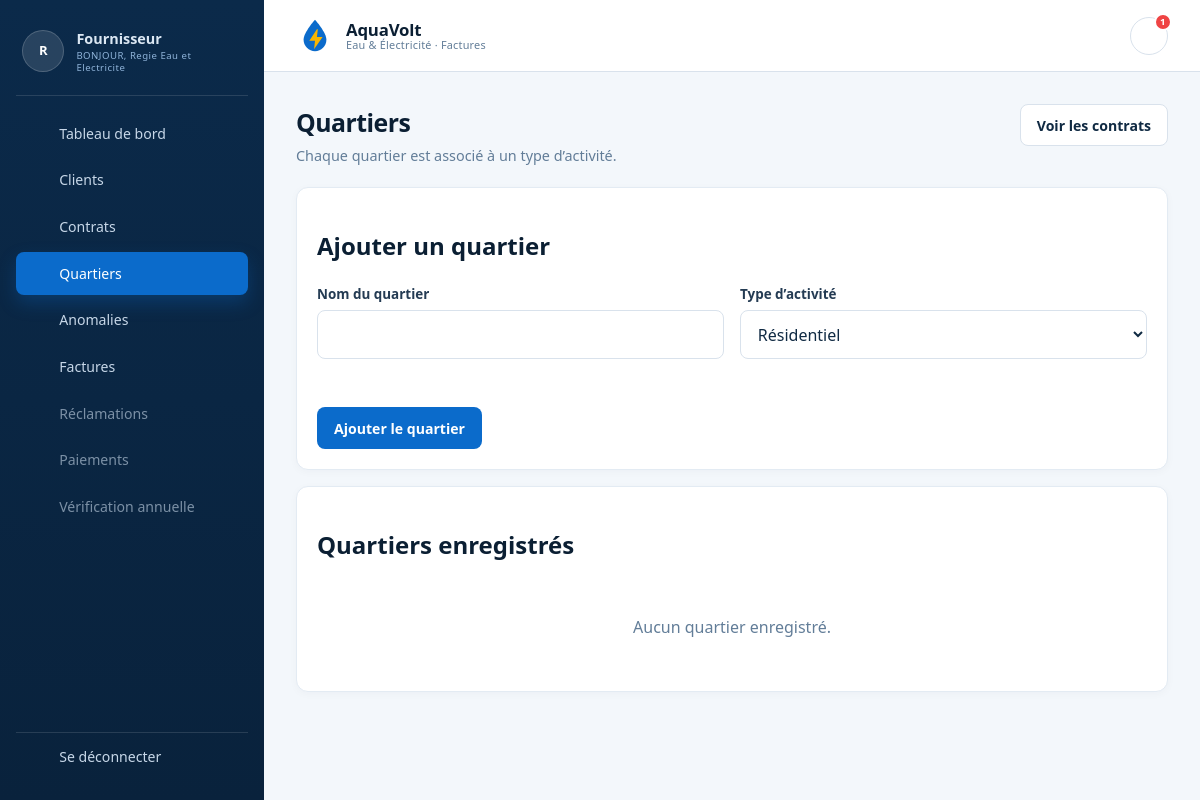
The app's page /Quartier/all (signed in), older data.
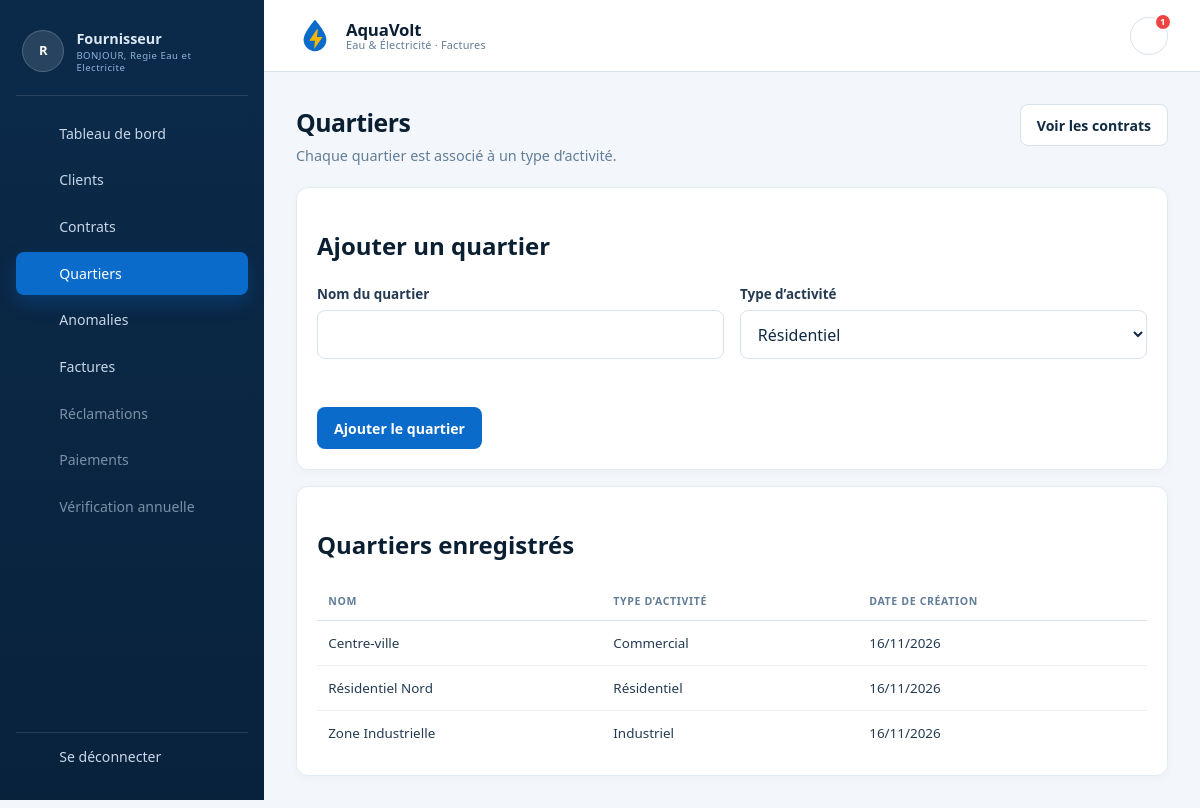
The same page, newer data.
### tables this page shows
CREATE TABLE quartier (
  id_quartier INT UNSIGNED NOT NULL AUTO_INCREMENT,
  nom VARCHAR(100) NOT NULL,
  type_activite ENUM('RESIDENTIEL', 'COMMERCIAL', 'INDUSTRIEL') NOT NULL,
  date_creation DATETIME NOT NULL DEFAULT CURRENT_TIMESTAMP,
  PRIMARY KEY (id_quartier),
  UNIQUE KEY uk_quartier_nom_activite (nom, type_activite)
);

### Traitement/Quartier.php (called while the page is built, shortened)
<?php
require_once __DIR__ . '/../BD/Quartier.php';
function quartier_all($id = null): void
{
    $quartiers = quartier_lister();
    require ROOT . 'IHM/quartier/index.php';
}

### index.php (called while the page is built, shortened)
<?php
require_once ROOT . 'config/app.php';
require_once ROOT . 'BD/Connexion.php';
$url = trim((string) ($_GET['url'] ?? ''), '/');
$segments = $url === '' ? [] : explode('/', $url);
$controller = ucfirst(strtolower($segments[0] ?? 'Home'));
$action = strtolower($segments[1] ?? 'index');
$id = $segments[2] ?? null;
$function = strtolower($controller) . '_' . $action;
$function($id);

### BD/Connexion.php (called while the page is built, shortened)
<?php
function pdo(): PDO
{
    static $pdo = null;
    if ($pdo instanceof PDO) {
        return $pdo;
    }
    $config = require ROOT . 'config/database.php';
    $dsn = sprintf(
        'mysql:host=%s;port=%d;dbname=%s;charset=%s',
        $config['host'],
        (int) $config['port'],
        $config['dbname'],
        $config['charset'] ?? 'utf8mb4'
    );
    $pdo = new PDO($dsn, $config['user'], $config['pass'], [
        PDO::ATTR_ERRMODE => PDO::ERRMODE_EXCEPTION,
        PDO::ATTR_DEFAULT_FETCH_MODE => PDO::FETCH_ASSOC,
        PDO::ATTR_EMULATE_PREPARES => false,
    ]);
    return $pdo;
}

### BD/Quartier.php (called while the page is built, shortened)
<?php
final class QuartierBD
{
    public function lister(): array
    {
        return $this->pdo
            ->query('SELECT id_quartier, nom, type_activite, date_creation
                     FROM quartier
                     ORDER BY nom, type_activite')
            ->fetchAll(PDO::FETCH_ASSOC);
    }
}
function quartier_bd(): QuartierBD
{
    return new QuartierBD(pdo());
}
function quartier_lister(): array
{
    return quartier_bd()->lister();
}

### IHM/quartier/index.php (the view, shortened to what this page needs)
<?php
$types = [
    'RESIDENTIEL' => 'Résidentiel',
    'COMMERCIAL' => 'Commercial',
    'INDUSTRIEL' => 'Industriel',
];
?>
<?php require ROOT . 'IHM/layout/header.php'; ?>
<div class="page-head">
    <div>
        <h1>Quartiers</h1>
        <p>Chaque quartier est associé à un type d’activité.</p>
    </div>
    <div class="page-head-actions">
        <a class="button button-secondary" href="<?= e(url('Contrat/all')) ?>">Voir les contrats</a>
    </div>
</div>
<section class="card">
    <h2>Ajouter un quartier</h2>
    <form method="post" action="<?= e(url('Quartier/add')) ?>" class="form">
        <div class="form-grid">
            <div class="form-group">
                <label for="nom">Nom du quartier</label>
                <input type="text" id="nom" name="nom" maxlength="100" required>
            </div>
            <div class="form-group">
                <label for="type_activite">Type d’activité</label>
                <select id="type_activite" name="type_activite" required>
                    <?php foreach ($types as $code => $libelle): ?>
                        <option value="<?= e($code) ?>"><?= e($libelle) ?></option>
                    <?php endforeach; ?>
                </select>
            </div>
        </div>
        <div class="form-actions">
            <button class="button" type="submit">Ajouter le quartier</button>
        </div>
    </form>
</section>
<section class="card">
    <h2>Quartiers enregistrés</h2>
    <?php if ($quartiers === []): ?>
        <div class="empty-state">Aucun quartier enregistré.</div>
    <?php else: ?>
        <div class="table-wrap">
            <table class="table">
                <thead>
                    <tr>
                        <th>Nom</th>
                        <th>Type d’activité</th>
                        <th>Date de création</th>
                    </tr>
                </thead>
                <tbody>
                <?php foreach ($quartiers as $quartier): ?>
                    <tr>
                        <td><?= e($quartier['nom']) ?></td>
                        <td><?= e($types[$quartier['type_activite']] ?? $quartier['type_activite']) ?></td>
                        <td><?= e(format_date_fr($quartier['date_creation'])) ?></td>
                    </tr>
                <?php endforeach; ?>
                </tbody>
            </table>
        </div>
    <?php endif; ?>
</section>
<?php require ROOT . 'IHM/layout/footer.php'; ?>

Row changes from the older to the newer data that the page shows:
added quartier: nom "Centre-ville", type_activite "Commercial", date_creation "16/11/2026"
added quartier: nom "Résidentiel Nord", type_activite "Résidentiel", date_creation "16/11/2026"
added quartier: nom "Zone Industrielle", type_activite "Industriel", date_creation "16/11/2026"
Text that changed along with them:
text no longer shown: "Aucun quartier enregistré."
text now shown: "NOM TYPE D’ACTIVITÉ DATE DE CRÉATION"
